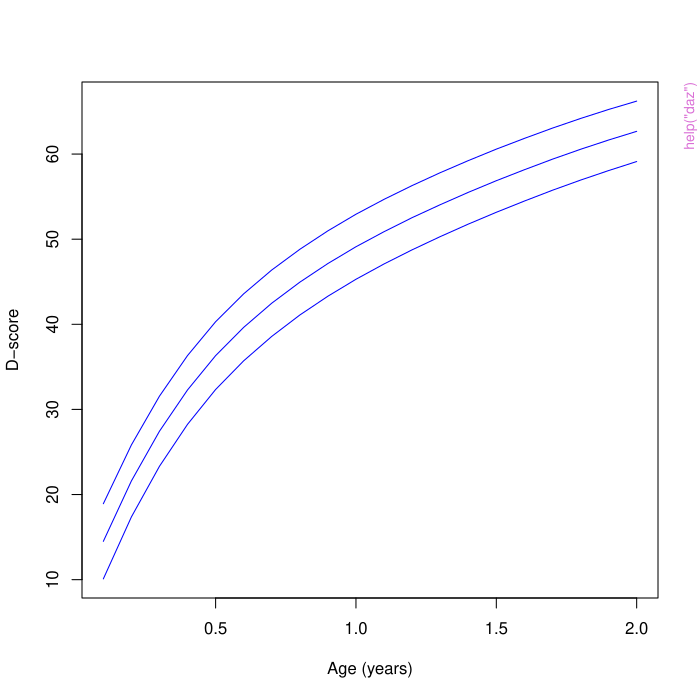

The script that drew this image:
pkgname <- "dscore"
source(file.path(R.home("share"), "R", "examples-header.R"))
options(warn = 1)
library('dscore')

base::assign(".oldSearch", base::search(), pos = 'CheckExEnv')
base::assign(".old_wd", base::getwd(), pos = 'CheckExEnv')
cleanEx()
nameEx("builtin_itembank")
### * builtin_itembank

flush(stderr()); flush(stdout())

### Name: builtin_itembank
### Title: Built-in itembank
### Aliases: builtin_itembank
### Keywords: datasets

### ** Examples

head(builtin_itembank)



cleanEx()
nameEx("builtin_references")
### * builtin_references

flush(stderr()); flush(stdout())

### Name: builtin_references
### Title: Age-conditional reference distribution of D-score
### Aliases: builtin_references
### Keywords: datasets

### ** Examples

head(builtin_references)



cleanEx()
nameEx("count_mu_dutch")
### * count_mu_dutch

flush(stderr()); flush(stdout())

### Name: count_mu_dutch
### Title: Median of Dutch references
### Aliases: count_mu_dutch

### ** Examples

dscore:::count_mu_dutch(0:2)



cleanEx()
nameEx("count_mu_gcdg")
### * count_mu_gcdg

flush(stderr()); flush(stdout())

### Name: count_mu_gcdg
### Title: Median of gcdg references
### Aliases: count_mu_gcdg

### ** Examples

dscore:::count_mu_gcdg(0:2)



cleanEx()
nameEx("daz")
### * daz

flush(stderr()); flush(stdout())

### Name: daz
### Title: D-score standard deviation score: DAZ
### Aliases: daz zad

### ** Examples

# using gcdg-reference
daz(d = c(35, 50), x = c(0.5, 1.0))

# using Dutch reference
daz(d = c(35, 50), x = c(0.5, 1.0), reference = get_reference("dutch"))
# population median at ages 0.5, 1 and 2 years, gcdg reference
zad(z = rep(0, 3), x = c(0.5, 1, 2))

# population median at ages 0.5, 1 and 2 years, dutch reference
zad(z = rep(0, 3), x = c(0.5, 1, 2), reference = get_reference("dutch"))

# percentiles of D-score reference
g <- expand.grid(age = seq(0.1, 2, 0.1), p = c(0.1, 0.5, 0.9))
d <- zad(z = qnorm(g$p), x = g$age)
matplot(
  x = matrix(g$age, ncol = 3), y = matrix(d, ncol = 3), type = "l",
  lty = 1, col = "blue", xlab = "Age (years)", ylab = "D-score"
)



cleanEx()
nameEx("decompose_itemnames")
### * decompose_itemnames

flush(stderr()); flush(stdout())

### Name: decompose_itemnames
### Title: Decomposes item names into their four components
### Aliases: decompose_itemnames

### ** Examples

itemnames <- c("aqigmc028", "grihsd219", "", "by1mdd157", "mdsgmd006")
decompose_itemnames(itemnames)



cleanEx()
nameEx("dscore")
### * dscore

flush(stderr()); flush(stdout())

### Name: dscore
### Title: D-score estimation
### Aliases: dscore dscore_posterior

### ** Examples

data <- data.frame(
  age = rep(round(21 / 365.25, 4), 10),
  ddifmd001 = c(NA, NA, 0, 0, 0, 1, 0, 1, 1, 1),
  ddicmm029 = c(NA, NA, NA, 0, 1, 0, 1, 0, 1, 1),
  ddigmd053 = c(NA, 0, 0, 1, 0, 0, 1, 1, 0, 1)
)
items <- names(data)[2:4]

# third item is not part of default key
get_tau(items)

# calculate D-score
dscore(data)

# calculate full posterior
p <- dscore_posterior(data)

# plot posterior for row 7
plot(x = -10:100, y = p[7, ], type = "l", xlab = "D-score",
 ylab = "Density", xlim = c(0, 30))



cleanEx()
nameEx("get_age_equivalent")
### * get_age_equivalent

flush(stderr()); flush(stdout())

### Name: get_age_equivalent
### Title: Get age equivalents of items that have a difficulty estimate
### Aliases: get_age_equivalent

### ** Examples

get_age_equivalent(c("ddicmm030", "ddicmm050"), key = "dutch")



cleanEx()
nameEx("get_itemnames")
### * get_itemnames

flush(stderr()); flush(stdout())

### Name: get_itemnames
### Title: Extract item names
### Aliases: get_itemnames

### ** Examples

itemnames <- c("aqigmc028", "grihsd219", "", "age", "mdsgmd999")

# filter out impossible names
get_itemnames(itemnames)
get_itemnames(itemnames, strict = TRUE)

# only items from specific instruments
get_itemnames(itemnames, instrument = c("aqi", "mds"))
get_itemnames(itemnames, instrument = c("aqi", "mds"), strict = TRUE)

# get all items from the se domain of iyo instrument
get_itemnames(domain = "se", instrument = "iyo")

# get all item from the se domain with direct assessment mode
get_itemnames(domain = "se", mode = "d")

# get all item numbers 70 and 73 from gm domain
get_itemnames(number = c(70, 73), domain = "gm")



cleanEx()
nameEx("get_labels")
### * get_labels

flush(stderr()); flush(stdout())

### Name: get_labels
### Title: Get labels for items
### Aliases: get_labels

### ** Examples

# get labels of first two Macarthur items
get_labels(get_itemnames(instrument = "mac", number = 1:2), trim = 40)



cleanEx()
nameEx("get_tau")
### * get_tau

flush(stderr()); flush(stdout())

### Name: get_tau
### Title: Obtain difficulty parameters from item bank
### Aliases: get_tau

### ** Examples

# difficulty levels in the GHAP lexicon
get_tau(items = c("ddifmd001", "DDigmd052", "xyz"))



cleanEx()
nameEx("milestones")
### * milestones

flush(stderr()); flush(stdout())

### Name: milestones
### Title: Outcomes on developmental milestones for preterm-born children
### Aliases: milestones
### Keywords: datasets

### ** Examples

head(milestones)



cleanEx()
nameEx("normalize")
### * normalize

flush(stderr()); flush(stdout())

### Name: normalize
### Title: Normalize distribution
### Aliases: normalize

### ** Examples

dscore:::normalize(c(5, 10, 5), qp = c(0, 1, 2))

sum(dscore:::normalize(rnorm(5), qp = 1:5))



cleanEx()
nameEx("rename_gcdg_gsed")
### * rename_gcdg_gsed

flush(stderr()); flush(stdout())

### Name: rename_gcdg_gsed
### Title: Rename items from gcdg into gsed lexicon
### Aliases: rename_gcdg_gsed

### ** Examples

from <- c(
  "ag28", "gh2_19", "a14ps4", "b1m157", "mil6",
  "bm19", "a16fm4", "n22", "ag9", "gh6_5"
)
to <- rename_gcdg_gsed(from, copy = FALSE)
to



cleanEx()
nameEx("sort_itemnames")
### * sort_itemnames

flush(stderr()); flush(stdout())

### Name: sort_itemnames
### Title: Sorts item names according to user-specified priority
### Aliases: sort_itemnames order_itemnames

### ** Examples

itemnames <- c("aqigmc028", "grihsd219", "", "by1mdd157", "mdsgmd006")
decompose_itemnames(itemnames)



### * <FOOTER>
###
cleanEx()
options(digits = 7L)
base::cat("Time elapsed: ", proc.time() - base::get("ptime", pos = 'CheckExEnv'),"\n")
grDevices::dev.off()
###
### Local variables: ***
### mode: outline-minor ***
### outline-regexp: "\\(> \\)?### [*]+" ***
### End: ***
quit('no')
